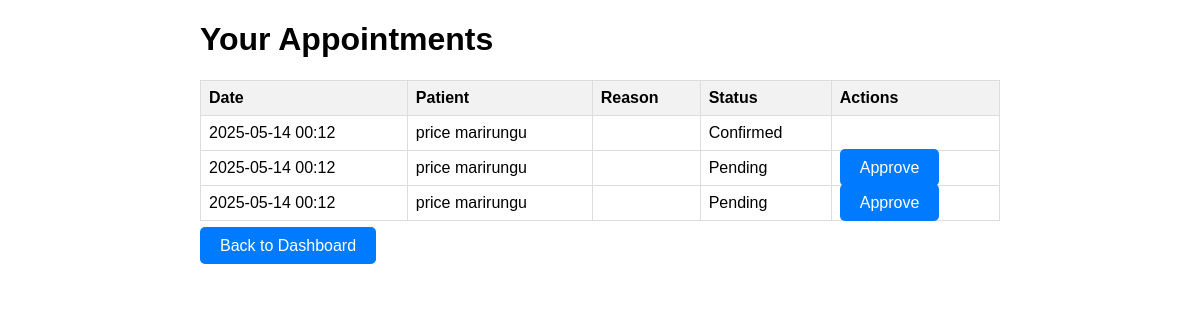
Page /appointment/ (signed in) on the earlier database version.
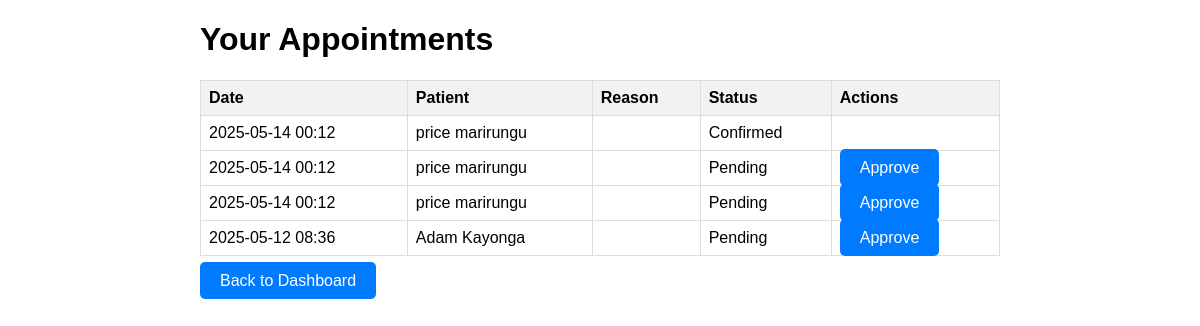
Same page on the later database version.
### appointment_app/models.py (models this page shows, shortened)
class Appointment(models.Model):
    patient = models.ForeignKey(
        User,
        on_delete=models.SET_NULL,
        null=True,
        related_name='patient_appointments'
    )
    doctor = models.ForeignKey(
        Doctor,
        on_delete=models.SET_NULL,
        null=True,
        related_name='doctor_appointments'
    )
    date_time = models.DateTimeField()
    status = models.CharField(
        max_length=20,
        choices=[
            ('pending', 'Pending'),
            ('confirmed', 'Confirmed'),
            ('completed', 'Completed'),
            ('cancelled', 'Cancelled'),
        ],
        default='pending',
        help_text="Current status of the appointment."
    )
    purpose = models.TextField(blank=True, null=True)
    created_at = models.DateTimeField(auto_now_add=True)
    updated_at = models.DateTimeField(auto_now=True)
    class Meta:
        db_table = 'appointments'
        verbose_name = 'Appointment'
        verbose_name_plural = 'Appointments'

### auth_application/models.py (models this page shows, shortened)
class User(AbstractBaseUser, PermissionsMixin):
    email = models.EmailField(unique=True)
    first_name = models.CharField(max_length=50)
    last_name = models.CharField(max_length=50)
    phone = models.CharField(max_length=20, blank=True, null=True)
    role = models.CharField(
        max_length=20,
        choices=[
            ('patient', 'Patient'),
            ('doctor', 'Doctor'),
            ('admin', 'Admin')
        ],
        default='patient'
    )
    is_active = models.BooleanField(default=True)
    is_staff = models.BooleanField(default=False)
    created_at = models.DateTimeField(auto_now_add=True)
    updated_at = models.DateTimeField(auto_now=True)
    groups = models.ManyToManyField(
        'auth.Group',
        related_name='auth_application_user_groups',
        blank=True,
        help_text='The groups this user belongs to.',
        verbose_name='groups',
    )
    user_permissions = models.ManyToManyField(
        'auth.Permission',
        related_name='auth_application_user_permissions',
        blank=True,
        help_text='Specific permissions for this user.',
        verbose_name='user permissions',
    )
    objects = UserManager()
    USERNAME_FIELD = 'email'
    REQUIRED_FIELDS = ['first_name', 'last_name', 'role']
    class Meta:
        db_table = 'users'

### appointment_app/views.py (the view)
# urls.py: path('', views.view_appointments, name='view_appointments'),
@login_required
def view_appointments(request):
    if request.user.role not in ['patient', 'doctor']:
        messages.error(request, 'Access denied: Invalid role.')
        return redirect('auth_application:login')
    if request.user.role == 'patient':
        appointments = Appointment.objects.filter(patient=request.user).order_by('-date_time')
    else:
        try:
            doctor = Doctor.objects.get(user=request.user)
            appointments = Appointment.objects.filter(doctor=doctor).order_by('-date_time')
        except Doctor.DoesNotExist:
            messages.error(request, 'Doctor profile not found.')
            return redirect('auth_application:login')
    return render(request, 'view_appointments.html', {'appointments': appointments})

### MediHubs/templates/auth_application/view_appointments.html (shortened to what this page needs)
<!DOCTYPE html>
<html>
<head>
</head>
<body>
    <div class="container">
        <h1>Your Appointments</h1>
        {% if appointments %}
            <table>
                <tr>
                    <th>Date</th>
                    <th>{% if request.user.role == 'patient' %}Doctor{% else %}Patient{% endif %}</th>
                    <th>Reason</th>
                    <th>Status</th>
                    {% if request.user.role == 'doctor' %}<th>Actions</th>{% endif %}
                </tr>
                {% for appointment in appointments %}
                    <tr>
                        <td>{{ appointment.date_time|date:"Y-m-d H:i" }}</td>
                        <td>
                            {% if request.user.role == 'patient' %}
                                Dr. {{ appointment.doctor.user.first_name }} {{ appointment.doctor.user.last_name }}
                            {% else %}
                                {{ appointment.patient.first_name }} {{ appointment.patient.last_name }}
                            {% endif %}
                        </td>
                        <td>{{ appointment.reason|truncatewords:10 }}</td>
                        <td>{{ appointment.status|title }}</td>
                        {% if request.user.role == 'doctor' %}
                            <td>
                                {% if appointment.status == 'pending' %}
                                    <a href="{% url 'appointment_app:approve_appointment' appointment.id %}" class="button">Approve</a>
                                {% endif %}
                            </td>
                        {% endif %}
                    </tr>
                {% endfor %}
            </table>
        {% else %}
            <p>No appointments found.</p>
        {% endif %}
        <p><a href="{% url 'appointment_app:dashboard' %}" class="button">Back to Dashboard</a></p>
    </div>
</body>
</html>

Differences in the rows shown:
added Appointment: date_time "2025-05-12 08:36", patient.first_name "Adam", patient.last_name "Kayonga", status "Pending", shows "Approve"
